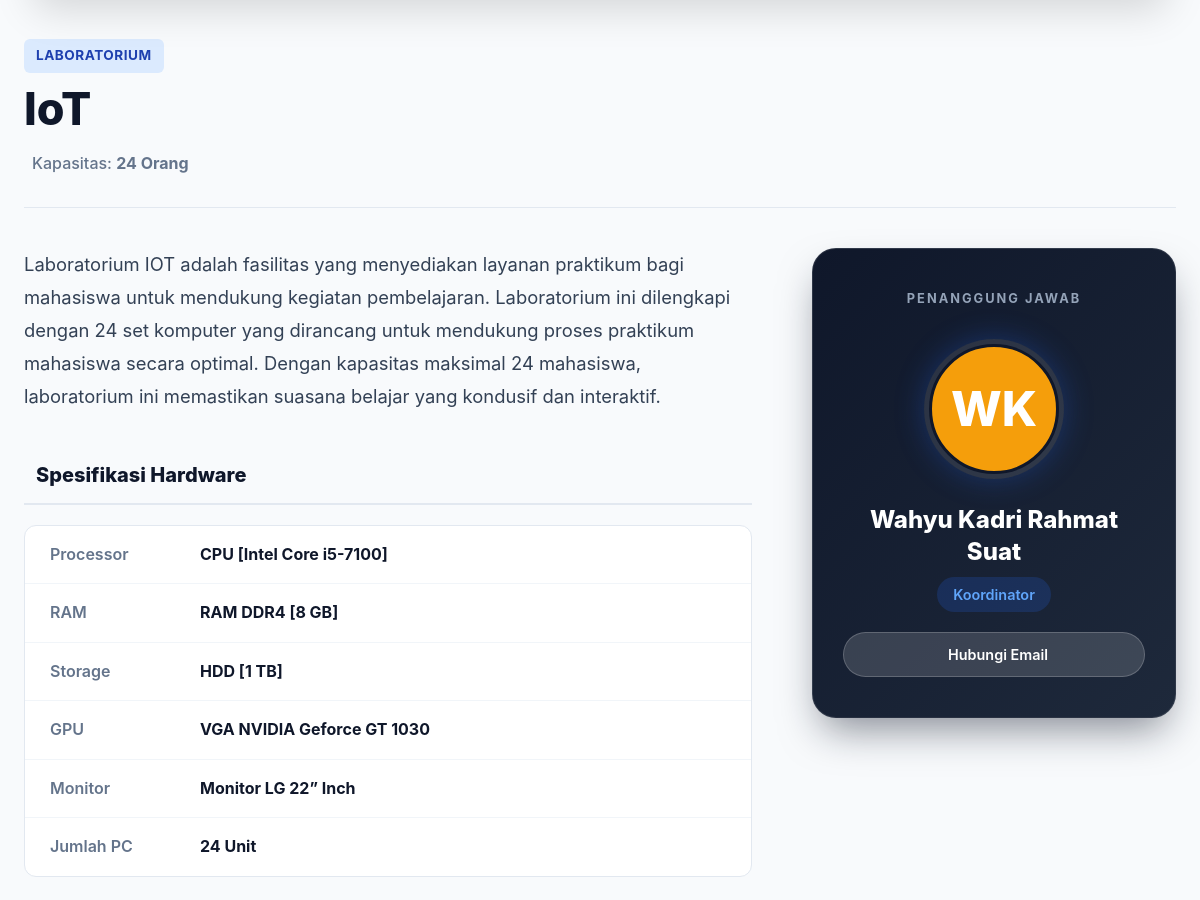
Before: /public/detail_fasilitas/24 (middle part) with the older database file.
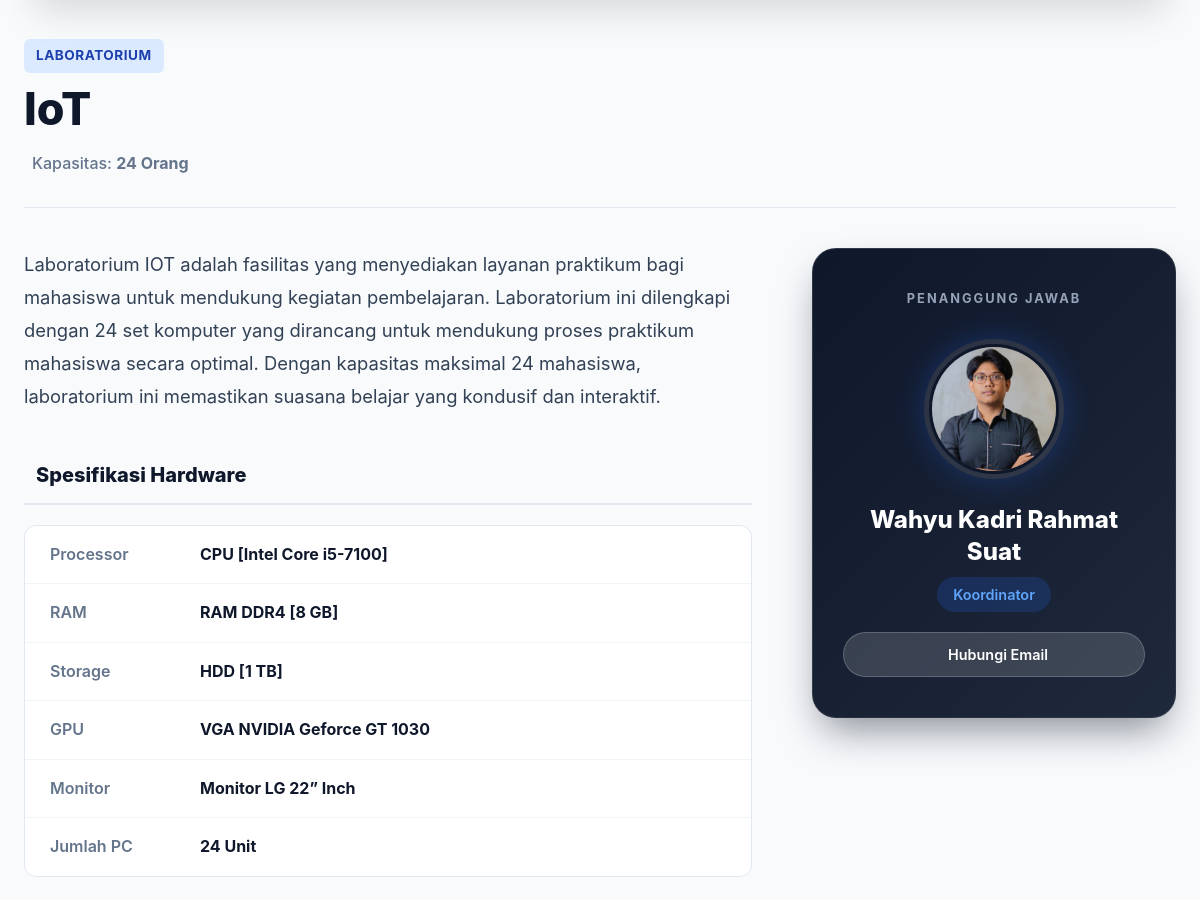
After: the same page with the newer database file.
### tables this page shows
CREATE TABLE `laboratorium` (
  `idLaboratorium` int(11) NOT NULL,
  `nama` varchar(100) NOT NULL,
  `jenis` enum('Laboratorium','Riset') DEFAULT 'Laboratorium',
  `idKordinatorAsisten` int(11) DEFAULT NULL,
  `deskripsi` text DEFAULT NULL,
  `gambar` varchar(255) DEFAULT NULL,
  `jumlahPc` int(11) DEFAULT NULL,
  `jumlahKursi` int(11) DEFAULT NULL,
  `lokasi` varchar(255) DEFAULT NULL,
  `kapasitas` int(11) DEFAULT 0,
  `processor` varchar(255) DEFAULT NULL,
  `ram` varchar(100) DEFAULT NULL,
  `storage` varchar(100) DEFAULT NULL,
  `gpu` varchar(255) DEFAULT NULL,
  `monitor` varchar(255) DEFAULT NULL,
  `software` text DEFAULT NULL,
  `fasilitas_pendukung` text DEFAULT NULL,
  `koordinator_nama` varchar(255) DEFAULT NULL,
  `koordinator_foto` varchar(255) DEFAULT NULL
);

CREATE TABLE `asisten` (
  `idAsisten` int(11) NOT NULL,
  `nama` varchar(100) NOT NULL,
  `jurusan` varchar(100) DEFAULT NULL,
  `jabatan` varchar(100) DEFAULT NULL,
  `kategori` varchar(50) DEFAULT NULL,
  `lab` varchar(100) DEFAULT NULL,
  `spesialisasi` varchar(255) DEFAULT NULL,
  `bio` text DEFAULT NULL,
  `skills` text DEFAULT NULL,
  `email` varchar(100) DEFAULT NULL,
  `foto` varchar(255) DEFAULT NULL,
  `statusAktif` varchar(20) DEFAULT 'Asisten',
  `isKoordinator` tinyint(1) DEFAULT 0,
  `urutanTampilan` int(11) DEFAULT 0
);

### app/views/fasilitas/detail.php (the view, shortened to what the changed rows need)
<?php
global $pdo;
$lab = null;
$id_lab = 0;
if (isset($data['id'])) {
    $id_lab = $data['id'];
} elseif (isset($_GET['id'])) {
    $id_lab = $_GET['id'];
} else {
    $path = parse_url($_SERVER['REQUEST_URI'], PHP_URL_PATH);
    $segments = explode('/', trim($path, '/'));
    $lastSegment = end($segments);
    if (is_numeric($lastSegment)) $id_lab = $lastSegment;
}
if ($id_lab > 0) {
    try {
        $query = "SELECT l.*, a.email as email_koordinator, a.nama as nama_asisten, a.foto as foto_asisten
                  FROM laboratorium l
                  LEFT JOIN asisten a ON l.idKordinatorAsisten = a.idAsisten
                  WHERE l.idLaboratorium = ?";
        $stmt = $pdo->prepare($query);
        $stmt->execute([$id_lab]);
        $lab = $stmt->fetch(PDO::FETCH_ASSOC);
    } catch (Exception $e) {}
}
if ($lab) {
    $hardwareData = [
        'Processor' => $lab['processor'],
        'RAM'       => $lab['ram'],
        'Storage'   => $lab['storage'],
        'GPU'       => $lab['gpu'],
        'Monitor'   => $lab['monitor'],
        'Jumlah PC' => $lab['jumlahPc'] ? $lab['jumlahPc'] . ' Unit' : null,
    ];
    $hardwareData = array_filter($hardwareData, fn($value) => !empty($value));
    $coordName = !empty($lab['koordinator_nama']) ? $lab['koordinator_nama'] : ($lab['nama_asisten'] ?? 'Koordinator Lab');
    $coordEmail = $lab['email_koordinator'] ?? null;
    $initials = '';
    foreach (explode(' ', $coordName) as $part) {
        if (ctype_alpha($part[0])) $initials .= strtoupper($part[0]);
        if (strlen($initials) >= 2) break;
    }
}
?>
<section class="fasilitas-section">
    <div class="container">
        <?php if ($lab) : ?>
            <div class="main-info-header">
                <span class="badge-type"><?= htmlspecialchars($lab['jenis']) ?></span>
                <h1 class="main-title"><?= htmlspecialchars($lab['nama']) ?></h1>
                <div class="meta-info-row">
                    <div class="meta-item-detail">
                        <span>Kapasitas: <b><?= $lab['kapasitas'] ?> Orang</b></span>
                    </div>
                </div>
            </div>
            <div class="detail-bottom-split">
                <div class="left-details">
                    <div class="description">
                        <?= nl2br(htmlspecialchars($lab['deskripsi'] ?? 'Deskripsi belum tersedia.')) ?>
                    </div>
                    <?php if (!empty($hardwareData)) : ?>
                    <div class="spec-group">
                        <h3><i class="ri-cpu-line"></i> Spesifikasi Hardware</h3>
                        <div class="spec-list">
                            <?php foreach($hardwareData as $label => $val): ?>
                            <div class="spec-item">
                                <span class="spec-label"><?= $label ?></span>
                                <span class="spec-value"><?= htmlspecialchars($val) ?></span>
                            </div>
                            <?php endforeach; ?>
                        </div>
                    </div>
                    <?php endif; ?>
                </div>
                <div class="right-sidebar">
                    <div class="coord-card-premium">
                        <span class="coord-label-top">PENANGGUNG JAWAB</span>
                        <div class="coord-photo-frame">
                            <?php
                                $fotoKoord = null;
                                if (!empty($lab['koordinator_foto']) && file_exists(ROOT_PROJECT.'/public/assets/uploads/'.$lab['koordinator_foto'])) {
                                    $fotoKoord = ASSETS_URL . '/assets/uploads/' . $lab['koordinator_foto'];
                                } elseif (!empty($lab['foto_asisten']) && file_exists(ROOT_PROJECT.'/public/assets/uploads/'.$lab['foto_asisten'])) {
                                    $fotoKoord = ASSETS_URL . '/assets/uploads/' . $lab['foto_asisten'];
                                }
                                if ($fotoKoord):
                            ?>
                                <img src="<?= $fotoKoord ?>" class="coord-img-circle" alt="Foto Koordinator" loading="lazy">
                            <?php else: ?>
                                <div class="coord-avatar-circle"><?= $initials ?></div>
                            <?php endif; ?>
                        </div>
                        <div class="coord-name-large">
                            <?= htmlspecialchars($coordName) ?>
                        </div>
                        <span class="coord-role-badge">Koordinator</span>
                        <?php if ($coordEmail): ?>
                            <a href="mailto:<?= htmlspecialchars($coordEmail) ?>" class="coord-contact-btn">
                                <i class="ri-mail-send-line"></i> Hubungi Email
                            </a>
                        <?php else: ?>
                            <a href="#" class="coord-contact-btn" style="opacity:0.6; cursor:not-allowed;">
                                <i class="ri-mail-forbid-line"></i> Email Tidak Tersedia
                            </a>
                        <?php endif; ?>
                    </div>
                </div>
            </div>
        <?php endif; ?>
    </div>
</section>

Changed rows visible on the page:
changed laboratorium "IoT": idKordinatorAsisten.foto: picture added
Other visible differences:
$initials: "WK" → (not shown)
